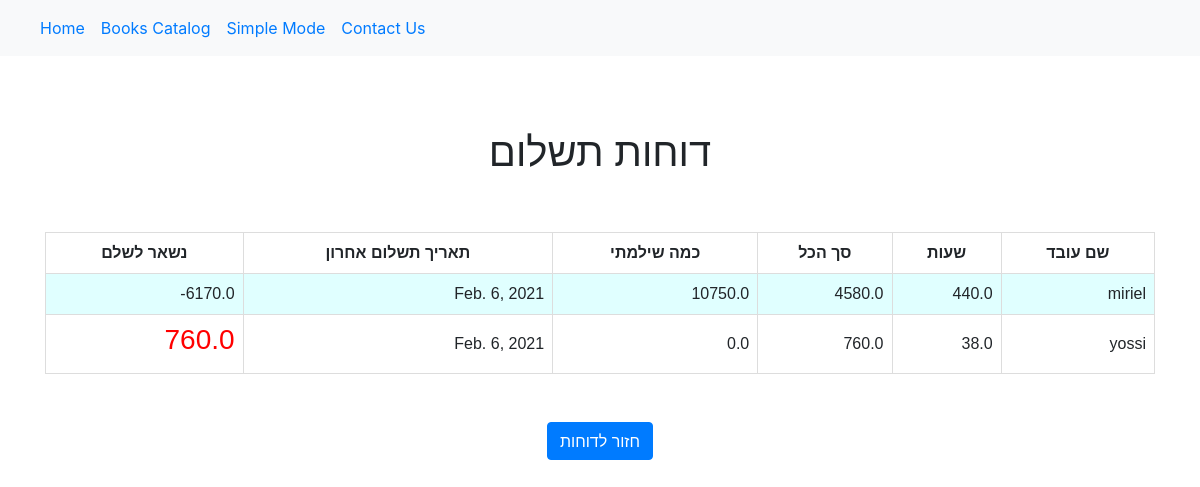
The page /payments/ on the database as committed earlier.
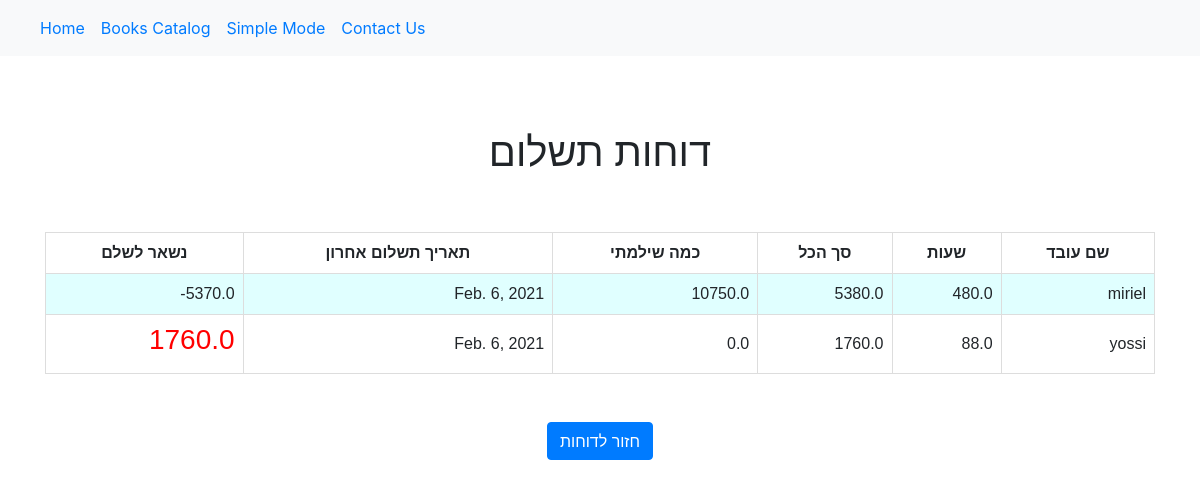
The same page on the database as committed later.
### workers/models.py (models this page shows, shortened)
class Worker (models.Model):
    name = models.CharField(max_length=50)
    date = models.DateField(default=datetime.datetime.now(), null=True, blank=True)
    total_hours = models.FloatField(default=0, null=True, blank=True)
    total_money = models.FloatField(default=0, null=True, blank=True)
    own = models.FloatField(default=0, null=True, blank=True)
    paid = models.FloatField(default=0, null=True, blank=True)

### reports/views.py (the view)
# urls.py: path('payments/',reports_views.paymentreport,name='paymentreport')
def paymentreport(request):
    workers=Worker.objects.all()
    return render(request,'reports/paymentsreport.html',{"workers":workers[::-1]})

### homepage/templates/reports/paymentsreport.html (shortened to what this page needs)
{% extends "homepage/style.html" %}
{% block content %}
    <br>
    <br>
<!DOCTYPE html>
<html>
<head>
</head>
<body>
<link rel="stylesheet" href="https://cdn.jsdelivr.net/npm/bootstrap@4.5.3/dist/css/bootstrap.min.css">
<div class="container text-center">
<br>
<h1 align="center">דוחות תשלום</h1>
<br>
<br>
        <table>
  <tr>
    <th>נשאר לשלם</th>
       <th>תאריך תשלום אחרון</th>
      <th>כמה שילמתי</th>
      <th>סך הכל</th>
      <th>שעות</th>
      <th>שם עובד</th>
  </tr>
  <tr>
    {% for worker in workers %}
        <td>
        {% if worker.own > 0 %}
            <h3 style="color: red">{{ worker.own }}</h3>
        {% else %}
                    {{ worker.own }}
        {% endif %}
        </td>
     <td> {{ worker.date }}</td>
        <td> {{ worker.paid }}</td>
    <td> {{ worker.total_money }}</td>
         <td>{{  worker.total_hours  }}</td>
        <td>{{ worker.name }}</td>
  </tr>
    {% endfor %}
</table><br><br>
<a href={% url 'reports' %}><button class="btn btn-primary">חזור לדוחות</button></a>
</div>
</body>
</html>
{% endblock %}

Rows that differ between the two databases and show on the page:
changed Worker "miriel": own "-6170.0" → "-5370.0"; total_money "4580.0" → "5380.0"; total_hours "440.0" → "480.0"
changed Worker "yossi": own "760.0" → "1760.0"; total_money "760.0" → "1760.0"; total_hours "38.0" → "88.0"
